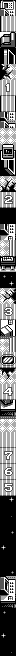

This game map was drawn from its Tiled (.tmx) file and the tilesets committed beside it. A one-line description and the full map source follow:
An orthogonal 2x82 tile map with 8x8 px tiles, 1 tile layer (metatiles).

<map height="82" orientation="orthogonal" renderorder="right-down" tileheight="8" tilewidth="8" width="2">
	<tileset firstgid="1" tilewidth="8" tileheight="8">
		<image source="../../../gfx/tilesets/gfx_06b_7635.png" />
	</tileset>
	<layer height="82" id="1" name="metatiles" width="2">
		<data encoding="csv">
2, 4,
3, 5,
6, 8,
7, 9,
10, 12,
11, 13,
14, 16,
15, 17,
18, 20,
19, 21,
22, 24,
23, 25,
6, 26,
7, 27,
28, 30,
29, 31,
32, 32,
32, 32,
33, 35,
34, 36,
37, 17,
38, 39,
40, 42,
41, 43,
44, 46,
45, 47,
48, 48,
48, 48,
28, 30,
49, 50,
32, 51,
32, 51,
52, 54,
53, 55,
56, 57,
48, 58,
59, 61,
60, 62,
63, 65,
64, 66,
67, 69,
68, 70,
71, 72,
32, 51,
73, 75,
74, 76,
77, 79,
78, 80,
81, 83,
82, 84,
85, 87,
86, 88,
71, 71,
32, 32,
8, 8,
9, 9,
89, 90,
23, 25,
91, 93,
92, 66,
94, 95,
64, 96,
48, 58,
48, 48,
48, 57,
48, 48,
48, 56,
48, 48,
58, 48,
48, 48,
48, 48,
48, 56,
29, 31,
28, 30,
49, 50,
86, 88,
56, 48,
48, 48,
48, 48,
58, 48,
48, 48,
48, 57</data>
	</layer>
</map>
